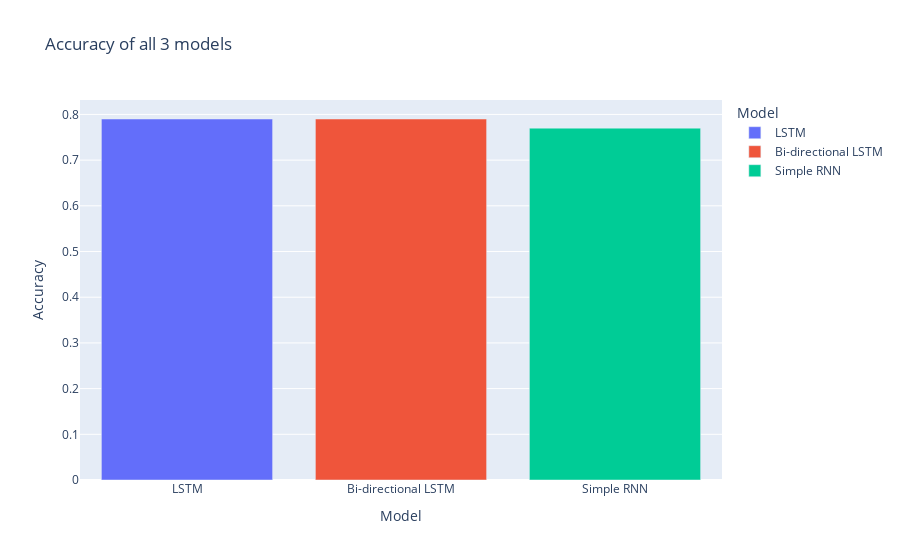

The cell this chart's notebook holds for it:
### Code cell
# Plot accuracy graph of all 3 models

conclusion = pd.DataFrame({
    "Model": ["Simple RNN", "LSTM", "Bi-directional LSTM"],
    "Accuracy": [simpleRNN_result.history['val_accuracy'][-1], lstm_result.history['val_accuracy'][-1], biLSTM_result.history['val_accuracy'][-1]]
}, index=range(3), )

# round accuracy to 2 decimal place
conclusion.Accuracy = conclusion.Accuracy.round(2)
# sort by accuracy
conclusion = conclusion.sort_values(by="Accuracy", ascending=False)

# plot the accuracy
px.bar(conclusion, x="Model", y="Accuracy", title="Accuracy of all 3 models", color='Model', labels=True)

### Figure 1 — Plotly figure (JSON) as saved in the notebook; plotly's stock layout.template omitted (floating-point values rounded to 4 significant figures)
{"data": [{"alignmentgroup": "True", "hovertemplate": "Model=%{x}<br>Accuracy=%{y}<extra></extra>", "legendgroup": "LSTM", "marker": {"color": "#636efa", "pattern": {"shape": ""}}, "name": "LSTM", "offsetgroup": "LSTM", "orientation": "v", "showlegend": true, "textposition": "auto", "type": "bar", "x": ["LSTM"], "xaxis": "x", "y": [0.79], "yaxis": "y"}, {"alignmentgroup": "True", "hovertemplate": "Model=%{x}<br>Accuracy=%{y}<extra></extra>", "legendgroup": "Bi-directional LSTM", "marker": {"color": "#EF553B", "pattern": {"shape": ""}}, "name": "Bi-directional LSTM", "offsetgroup": "Bi-directional LSTM", "orientation": "v", "showlegend": true, "textposition": "auto", "type": "bar", "x": ["Bi-directional LSTM"], "xaxis": "x", "y": [0.79], "yaxis": "y"}, {"alignmentgroup": "True", "hovertemplate": "Model=%{x}<br>Accuracy=%{y}<extra></extra>", "legendgroup": "Simple RNN", "marker": {"color": "#00cc96", "pattern": {"shape": ""}}, "name": "Simple RNN", "offsetgroup": "Simple RNN", "orientation": "v", "showlegend": true, "textposition": "auto", "type": "bar", "x": ["Simple RNN"], "xaxis": "x", "y": [0.77], "yaxis": "y"}], "layout": {"barmode": "relative", "legend": {"title": {"text": "Model"}, "tracegroupgap": 0}, "title": {"text": "Accuracy of all 3 models"}, "xaxis": {"anchor": "y", "categoryarray": ["LSTM", "Bi-directional LSTM", "Simple RNN"], "categoryorder": "array", "domain": [0, 1], "title": {"text": "Model"}}, "yaxis": {"anchor": "x", "domain": [0, 1], "title": {"text": "Accuracy"}}}}
